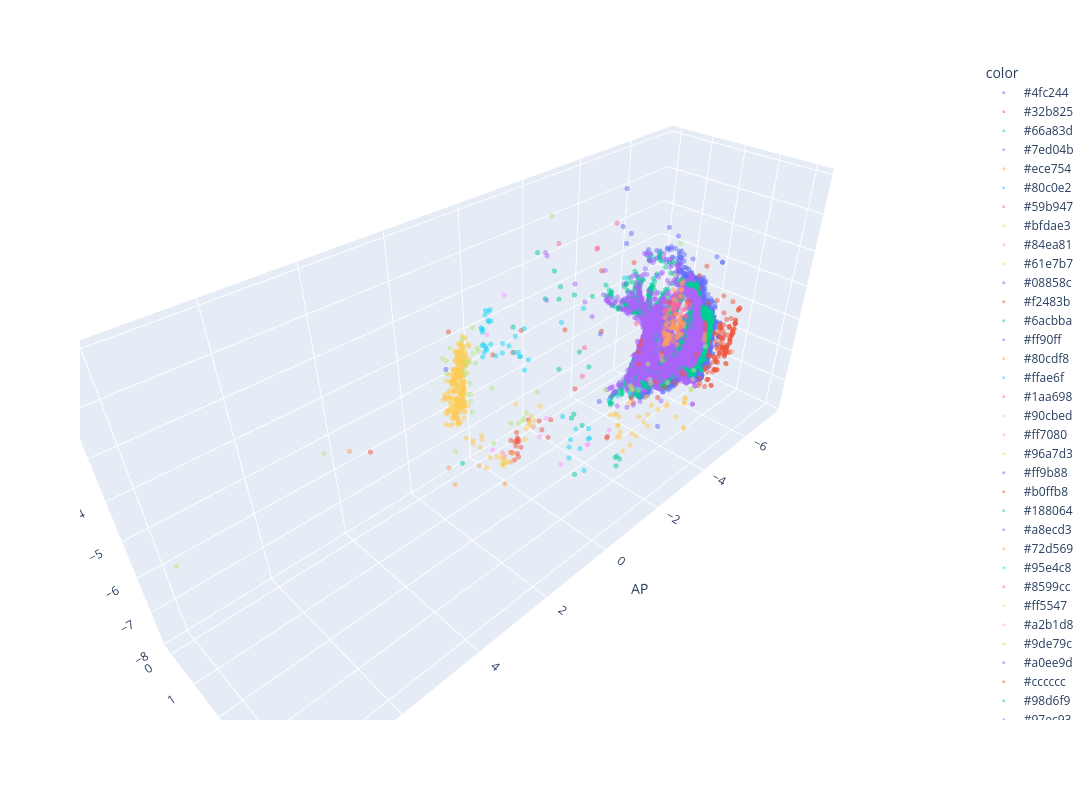

Notebook code for this chart:
### Code cell
import pandas as pd
import plotly.express as px
import numpy as np
import pdb
import seaborn as sns
from matplotlib import pyplot as plt
import os

print("Pandas version {}".format(pd.__version__))
print("Numpy version {}".format(np.__version__))
print("Seaborn version {}".format(sns.__version__))

colors = sns.color_palette('muted', 10)

PFC_color = "#FFDB6E"
NAc_color = "#BF43CC"
LH_color = "#87FFE1"

file_dir = '.'
os.chdir(file_dir)

df_trio = pd.read_csv("data/PFC_TRIO_cellcounts.csv")

fig = px.scatter_3d(df_trio, x="AP", y="ML", z="DV", color="color", opacity=0.5)

fig["layout"].update(width=1200, height=800, autosize=False)
fig.update_traces(marker_size=3)

fig.show()

### Figure 1 — Plotly figure (JSON) as saved in the notebook; plotly's stock layout.template omitted (floating-point values rounded to 4 significant figures; data arrays with more than 128 entries replaced by an {"elided": "..."} marker saying what was removed)
{"data": [{"hovertemplate": "color=#4fc244<br>AP=%{x}<br>ML=%{y}<br>DV=%{z}<extra></extra>", "legendgroup": "#4fc244", "marker": {"color": "#636efa", "opacity": 0.5, "size": 3, "symbol": "circle"}, "mode": "markers", "name": "#4fc244", "scene": "scene", "showlegend": true, "type": "scatter3d", "x": {"elided": "1927 float values"}, "y": {"elided": "1927 float values"}, "z": {"elided": "1927 float values"}}, {"hovertemplate": "color=#32b825<br>AP=%{x}<br>ML=%{y}<br>DV=%{z}<extra></extra>", "legendgroup": "#32b825", "marker": {"color": "#EF553B", "opacity": 0.5, "size": 3, "symbol": "circle"}, "mode": "markers", "name": "#32b825", "scene": "scene", "showlegend": true, "type": "scatter3d", "x": {"elided": "179 float values"}, "y": {"elided": "179 float values"}, "z": {"elided": "179 float values"}}, {"hovertemplate": "color=#66a83d<br>AP=%{x}<br>ML=%{y}<br>DV=%{z}<extra></extra>", "legendgroup": "#66a83d", "marker": {"color": "#00cc96", "opacity": 0.5, "size": 3, "symbol": "circle"}, "mode": "markers", "name": "#66a83d", "scene": "scene", "showlegend": true, "type": "scatter3d", "x": {"elided": "5044 float values"}, "y": {"elided": "5044 float values"}, "z": {"elided": "5044 float values"}}, {"hovertemplate": "color=#7ed04b<br>AP=%{x}<br>ML=%{y}<br>DV=%{z}<extra></extra>", "legendgroup": "#7ed04b", "marker": {"color": "#ab63fa", "opacity": 0.5, "size": 3, "symbol": "circle"}, "mode": "markers", "name": "#7ed04b", "scene": "scene", "showlegend": true, "type": "scatter3d", "x": {"elided": "2472 float values"}, "y": {"elided": "2472 float values"}, "z": {"elided": "2472 float values"}}, {"hovertemplate": "color=#ece754<br>AP=%{x}<br>ML=%{y}<br>DV=%{z}<extra></extra>", "legendgroup": "#ece754", "marker": {"color": "#FFA15A", "opacity": 0.5, "size": 3, "symbol": "circle"}, "mode": "markers", "name": "#ece754", "scene": "scene", "showlegend": true, "type": "scatter3d", "x": [-5.704], "y": [3.725], "z": [-5.413]}, {"hovertemplate": "color=#80c0e2<br>AP=%{x}<br>ML=%{y}<br>DV=%{z}<extra></extra>", "legendgroup": "#80c0e2", "marker": {"color": "#19d3f3", "opacity": 0.5, "size": 3, "symbol": "circle"}, "mode": "markers", "name": "#80c0e2", "scene": "scene", "showlegend": true, "type": "scatter3d", "x": [-1.798, -1.103, -1.216, -1.351, -2.41, -0.9126, -2.231, -1.806, -1.856, -1.395, -1.719], "y": [3.065, 2.805, 1.865, 2.005, 2.965, 2.725, 2.485, 2.245, 2.245, 2.005, 1.885], "z": [-5.196, -5.931, -6.134, -7.107, -5.47, -6.487, -5.831, -6.973, -6.965, -6.891, -6.796]}, {"hovertemplate": "color=#59b947<br>AP=%{x}<br>ML=%{y}<br>DV=%{z}<extra></extra>", "legendgroup": "#59b947", "marker": {"color": "#FF6692", "opacity": 0.5, "size": 3, "symbol": "circle"}, "mode": "markers", "name": "#59b947", "scene": "scene", "showlegend": true, "type": "scatter3d", "x": [-3.985, -4.281, -3.976, -4.011, -3.884, -3.982, -4.084, -3.876, -3.854, -3.901, -4.535, -4.592, -4.382, -4.46, -4.467, -4.666, -4.441, -4.491, -4.558, -4.423, -4.333, -4.473, -4.451, -4.632, -4.354, -4.379, -4.467, -4.464, -3.859, -3.935, -4.078, -4.08, -4.02, -4.012, -4.071, -3.861, -4.018, -3.966], "y": [3.065, 2.845, 3.205, 3.205, 3.205, 3.205, 3.085, 2.725, 2.725, 2.725, 2.605, 2.605, 2.605, 2.605, 2.605, 2.605, 2.605, 2.605, 2.605, 2.605, 2.605, 2.605, 2.605, 2.605, 2.605, 2.605, 2.605, 2.605, 3.205, 3.205, 3.205, 3.205, 3.085, 2.965, 2.965, 2.725, 3.085, 3.085], "z": [-3.408, -3.217, -4.167, -4.079, -3.97, -3.665, -3.77, -4.034, -3.851, -3.852, -4.28, -4.261, -4.287, -4.206, -4.094, -4.055, -4.081, -4.061, -4.012, -3.968, -3.981, -3.919, -3.903, -3.879, -3.907, -3.78, -3.73, -3.612, -4.374, -4.13, -3.905, -3.52, -3.866, -3.646, -3.423, -3.605, -4.351, -4.019]}, {"hovertemplate": "color=#bfdae3<br>AP=%{x}<br>ML=%{y}<br>DV=%{z}<extra></extra>", "legendgroup": "#bfdae3", "marker": {"color": "#B6E880", "opacity": 0.5, "size": 3, "symbol": "circle"}, "mode": "markers", "name": "#bfdae3", "scene": "scene", "showlegend": true, "type": "scatter3d", "x": [-3.684, -2.991, -2.991, -3.414, -2.859, -3.973, -2.515, -2.167, -1.583, 0.3084, 1.056, -3.792, -2.708, -2.552, 0.0153, -2.491], "y": [3.065, 4.285, 4.285, 4.045, 3.545, 3.925, 3.325, 3.205, 2.845, 0.085, 0.395, 3.805, 3.805, 3.445, 0.205, 3.445], "z": [-1.895, -4.99, -4.99, -5.018, -2.235, -4.399, -4.498, -5.092, -5.027, -5.599, -6.784, -5.048, -4.89, -5.009, -4.405, -4.867]}, {"hovertemplate": "color=#84ea81<br>AP=%{x}<br>ML=%{y}<br>DV=%{z}<extra></extra>", "legendgroup": "#84ea81", "marker": {"color": "#FF97FF", "opacity": 0.5, "size": 3, "symbol": "circle"}, "mode": "markers", "name": "#84ea81", "scene": "scene", "showlegend": true, "type": "scatter3d", "x": [-1.218, -1.186, -1.852], "y": [2.725, 2.725, 2.845], "z": [-6.53, -6.527, -6.377]}, {"hovertemplate": "color=#61e7b7<br>AP=%{x}<br>ML=%{y}<br>DV=%{z}<extra></extra>", "legendgroup": "#61e7b7", "marker": {"color": "#FECB52", "opacity": 0.5, "size": 3, "symbol": "circle"}, "mode": "markers", "name": "#61e7b7", "scene": "scene", "showlegend": true, "type": "scatter3d", "x": [-2.764, -2.472, -3.531, -3.588, -2.655, -2.561, -2.861, -2.52, -2.303, -2.782, -2.177, -2.73, -2.492, -2.555, -2.647, -3.121, -3.121, -3.091], "y": [2.445, 3.545, 3.325, 3.325, 2.965, 3.445, 3.325, 3.205, 3.205, 3.205, 3.085, 3.085, 2.725, 2.605, 2.605, 4.165, 4.165, 3.925], "z": [-6.653, -6.21, -6.266, -6.224, -6.857, -5.953, -5.885, -6.724, -6.905, -6.422, -7.091, -6.293, -7.018, -7.126, -7.007, -6.269, -6.269, -6.051]}, {"hovertemplate": "color=#08858c<br>AP=%{x}<br>ML=%{y}<br>DV=%{z}<extra></extra>", "legendgroup": "#08858c", "marker": {"color": "#636efa", "opacity": 0.5, "size": 3, "symbol": "circle"}, "mode": "markers", "name": "#08858c", "scene": "scene", "showlegend": true, "type": "scatter3d", "x": [-2.757, -2.641, -2.653, -2.63, -2.414, -3.868, -3.016, -2.97, -2.768, -3.716, -3.726, -3.726, -2.527, -3.001, -2.903, -3.028], "y": [2.105, 3.785, 3.785, 3.785, 2.605, 3.925, 3.565, 3.445, 3.325, 1.405, 4.165, 4.165, 3.805, 3.565, 3.565, 3.445], "z": [-1.497, -2.015, -1.984, -1.95, -1.396, -1.996, -1.997, -1.367, -1.142, -1.067, -1.997, -1.997, -1.452, -1.85, -1.718, -1.921]}, {"hovertemplate": "color=#f2483b<br>AP=%{x}<br>ML=%{y}<br>DV=%{z}<extra></extra>", "legendgroup": "#f2483b", "marker": {"color": "#EF553B", "opacity": 0.5, "size": 3, "symbol": "circle"}, "mode": "markers", "name": "#f2483b", "scene": "scene", "showlegend": true, "type": "scatter3d", "x": [-0.8332, -2.668, -1.155, -0.3776, -0.2374, -0.2156, -0.4232, -0.5702, -0.4431, -0.3798, -0.8345, -0.3917, -0.4782, -0.5574, -0.3242, -0.4166, -0.4607, -0.6017, -0.454, -0.8406, -1.747], "y": [1.745, 0.99, 1.525, 1.165, 1.165, 1.045, 1.045, 1.045, 1.045, 0.925, 1.525, 1.045, 1.045, 0.925, 0.925, 1.045, 0.925, 0.925, 1.045, 1.045, 0.565], "z": [-6.648, -6.457, -6.385, -6.85, -6.785, -6.794, -6.652, -7.221, -6.842, -7.366, -6.53, -7.078, -6.898, -7.492, -7.316, -6.91, -7.651, -7.629, -6.981, -6.484, -7.264]}, {"hovertemplate": "color=#6acbba<br>AP=%{x}<br>ML=%{y}<br>DV=%{z}<extra></extra>", "legendgroup": "#6acbba", "marker": {"color": "#00cc96", "opacity": 0.5, "size": 3, "symbol": "circle"}, "mode": "markers", "name": "#6acbba", "scene": "scene", "showlegend": true, "type": "scatter3d", "x": [1.967, -1.58, -1.457, -1.958, -1.883, -0.6254], "y": [1.745, 3.445, 3.445, 3.085, 3.085, 2.845], "z": [-5.804, -6.784, -6.926, -7.129, -7.129, -7.059]}, {"hovertemplate": "color=#ff90ff<br>AP=%{x}<br>ML=%{y}<br>DV=%{z}<extra></extra>", "legendgroup": "#ff90ff", "marker": {"color": "#ab63fa", "opacity": 0.5, "size": 3, "symbol": "circle"}, "mode": "markers", "name": "#ff90ff", "scene": "scene", "showlegend": true, "type": "scatter3d", "x": [-2.585, -2.684, -2.441, -3.821, -2.462, -2.502], "y": [1.505, 1.165, 0.035, 2.125, 0.085, 0.035], "z": [-3.993, -3.756, -2.725, -3.065, -4.041, -2.839]}, {"hovertemplate": "color=#80cdf8<br>AP=%{x}<br>ML=%{y}<br>DV=%{z}<extra></extra>", "legendgroup": "#80cdf8", "marker": {"color": "#FFA15A", "opacity": 0.5, "size": 3, "symbol": "circle"}, "mode": "markers", "name": "#80cdf8", "scene": "scene", "showlegend": true, "type": "scatter3d", "x": [0.2274, 0.6166, 0.1305, 1.664, 1.436, -0.2761, 1.179], "y": [1.27, 0.755, 1.405, 1.045, 0.565, 1.765, 0.275], "z": [-7.821, -7.295, -7.07, -7.083, -6.995, -5.995, -5.155]}, {"hovertemplate": "color=#ffae6f<br>AP=%{x}<br>ML=%{y}<br>DV=%{z}<extra></extra>", "legendgroup": "#ffae6f", "marker": {"color": "#19d3f3", "opacity": 0.5, "size": 3, "symbol": "circle"}, "mode": "markers", "name": "#ffae6f", "scene": "scene", "showlegend": true, "type": "scatter3d", "x": [-5.143], "y": [0.99], "z": [-7.613]}, {"hovertemplate": "color=#1aa698<br>AP=%{x}<br>ML=%{y}<br>DV=%{z}<extra></extra>", "legendgroup": "#1aa698", "marker": {"color": "#FF6692", "opacity": 0.5, "size": 3, "symbol": "circle"}, "mode": "markers", "name": "#1aa698", "scene": "scene", "showlegend": true, "type": "scatter3d", "x": [-2.125, -3.028, -3.061, -3.585], "y": [0.755, 1.165, 1.165, 1.285], "z": [-2.142, -2.45, -2.433, -1.916]}, {"hovertemplate": "color=#90cbed<br>AP=%{x}<br>ML=%{y}<br>DV=%{z}<extra></extra>", "legendgroup": "#90cbed", "marker": {"color": "#B6E880", "opacity": 0.5, "size": 3, "symbol": "circle"}, "mode": "markers", "name": "#90cbed", "scene": "scene", "showlegend": true, "type": "scatter3d", "x": [0.6278, 0.6052, 4.752, 0.9831, 0.2641, 0.2731, 0.4608, 1.078, 1.063, 0.6316, 0.5524, 0.9347, 0.5784], "y": [0.295, 0.295, 0.805, 0.035, 0.445, 0.325, 0.205, 0.275, 0.275, 0.275, 0.275, 0.275, 0.275], "z": [-4.393, -4.221, -4.439, -4.246, -4.109, -3.6, -3.852, -4.503, -4.174, -4.137, -4.041, -3.878, -3.84]}, {"hovertemplate": "color=#ff7080<br>AP=%{x}<br>ML=%{y}<br>DV=%{z}<extra></extra>", "legendgroup": "#ff7080", "marker": {"color": "#FF97FF", "opacity": 0.5, "size": 3, "symbol": "circle"}, "mode": "markers", "name": "#ff7080", "scene": "scene", "showlegend": true, "type": "scatter3d", "x": [-0.7806, -0.2779], "y": [0.295, 0.205], "z": [-3.164, -4.076]}, {"hovertemplate": "color=#96a7d3<br>AP=%{x}<br>ML=%{y}<br>DV=%{z}<extra></extra>", "legendgroup": "#96a7d3", "marker": {"color": "#FECB52", "opacity": 0.5, "size": 3, "symbol": "circle"}, "mode": "markers", "name": "#96a7d3", "scene": "scene", "showlegend": true, "type": "scatter3d", "x": {"elided": "239 float values"}, "y": {"elided": "239 float values"}, "z": {"elided": "239 float values"}}, {"hovertemplate": "color=#ff9b88<br>AP=%{x}<br>ML=%{y}<br>DV=%{z}<extra></extra>", "legendgroup": "#ff9b88", "marker": {"color": "#636efa", "opacity": 0.5, "size": 3, "symbol": "circle"}, "mode": "markers", "name": "#ff9b88", "scene": "scene", "showlegend": true, "type": "scatter3d", "x": [-4.508], "y": [0.263], "z": [-5.84]}, {"hovertemplate": "color=#b0ffb8<br>AP=%{x}<br>ML=%{y}<br>DV=%{z}<extra></extra>", "legendgroup": "#b0ffb8", "marker": {"color": "#EF553B", "opacity": 0.5, "size": 3, "symbol": "circle"}, "mode": "markers", "name": "#b0ffb8", "scene": "scene", "showlegend": true, "type": "scatter3d", "x": [-3.137, -2.968, -1.976, -3.964, -2.983, -2.275, -2.102, -2.125, -2.989, -3.251, -4.024, -2.576, -3.651], "y": [3.785, 3.425, 3.445, 2.725, 3.565, 3.205, 2.605, 2.605, 4.045, 3.805, 3.685, 3.565, 2.965], "z": [-5.134, -2.989, -4.205, -5.124, -5.27, -5.571, -6.899, -6.86, -4.674, -4.846, -4.758, -4.936, -6.238]}, {"hovertemplate": "color=#188064<br>AP=%{x}<br>ML=%{y}<br>DV=%{z}<extra></extra>", "legendgroup": "#188064", "marker": {"color": "#00cc96", "opacity": 0.5, "size": 3, "symbol": "circle"}, "mode": "markers", "name": "#188064", "scene": "scene", "showlegend": true, "type": "scatter3d", "x": [0.7101, 0.6635, 1.423, -0.7319, -1.934], "y": [3.425, 2.965, 2.845, 1.405, 4.045], "z": [-3.076, -1.672, -2.039, -1.688, -1.659]}, {"hovertemplate": "color=#a8ecd3<br>AP=%{x}<br>ML=%{y}<br>DV=%{z}<extra></extra>", "legendgroup": "#a8ecd3", "marker": {"color": "#ab63fa", "opacity": 0.5, "size": 3, "symbol": "circle"}, "mode": "markers", "name": "#a8ecd3", "scene": "scene", "showlegend": true, "type": "scatter3d", "x": [-3.092, -3.372, -3.372], "y": [3.445, 4.165, 4.165], "z": [-5.81, -5.678, -5.678]}, {"hovertemplate": "color=#72d569<br>AP=%{x}<br>ML=%{y}<br>DV=%{z}<extra></extra>", "legendgroup": "#72d569", "marker": {"color": "#FFA15A", "opacity": 0.5, "size": 3, "symbol": "circle"}, "mode": "markers", "name": "#72d569", "scene": "scene", "showlegend": true, "type": "scatter3d", "x": [-4.33, -4.305, -4.305, -4.28, -4.302, -4.32, -4.183, -4.345, -4.398, -4.406, -4.12, -4.124, -4.4, -4.292, -4.208, -4.433, -4.084, -4.051, -3.957, -4.176, -4.137, -4.126, -4.049, -4.213, -4.083, -4.094, -4.069, -4.113, -4.194, -4.121, -4.157, -4.112, -3.982, -4.042, -4.292, -3.965, -4.197, -3.913, -4.324, -4.213, -4.055, -4.022, -4.08, -4.19, -4.132, -4.163, -4.172, -4.218, -4.151, -4.404, -4.17, -4.134, -4.012, -4.249, -3.997, -4.001, -3.95, -4.242, -4.354, -4.169, -4.221, -4.301, -4.383, -4.222, -4.17, -4.22], "y": [2.845, 2.845, 2.845, 2.845, 2.845, 2.845, 2.965, 2.965, 2.965, 2.965, 2.965, 2.965, 2.845, 2.845, 2.845, 2.845, 2.845, 2.725, 2.725, 2.725, 2.725, 2.725, 2.725, 2.725, 2.725, 2.725, 2.725, 2.725, 2.725, 2.725, 2.725, 2.725, 2.725, 2.725, 2.725, 2.725, 2.725, 2.725, 2.725, 2.725, 2.725, 2.725, 2.725, 2.725, 2.725, 2.965, 2.965, 2.965, 2.845, 2.845, 2.845, 2.845, 2.725, 2.725, 2.725, 2.725, 2.725, 2.965, 2.965, 2.965, 2.965, 2.965, 2.965, 2.845, 2.845, 2.845], "z": [-3.567, -3.404, -3.379, -3.376, -3.222, -3.166, -4.655, -4.61, -4.398, -4.333, -4.379, -4.308, -4.766, -4.457, -4.42, -4.377, -4.372, -5.39, -5.199, -4.917, -4.909, -4.891, -4.873, -4.819, -4.811, -4.809, -4.796, -4.777, -4.771, -4.666, -4.646, -4.631, -4.636, -4.572, -4.481, -4.547, -4.492, -4.445, -4.319, -4.327, -4.269, -4.006, -3.902, -3.654, -3.377, -4.324, -4.165, -4.071, -4.632, -4.263, -4.336, -4.275, -4.905, -4.768, -4.365, -4.287, -4.085, -4.885, -4.635, -4.499, -4.402, -4.254, -3.806, -4.83, -4.409, -4.052]}, {"hovertemplate": "color=#95e4c8<br>AP=%{x}<br>ML=%{y}<br>DV=%{z}<extra></extra>", "legendgroup": "#95e4c8", "marker": {"color": "#19d3f3", "opacity": 0.5, "size": 3, "symbol": "circle"}, "mode": "markers", "name": "#95e4c8", "scene": "scene", "showlegend": true, "type": "scatter3d", "x": [-1.269, -0.9418], "y": [2.605, 2.365], "z": [-7.476, -7.014]}, {"hovertemplate": "color=#8599cc<br>AP=%{x}<br>ML=%{y}<br>DV=%{z}<extra></extra>", "legendgroup": "#8599cc", "marker": {"color": "#FF6692", "opacity": 0.5, "size": 3, "symbol": "circle"}, "mode": "markers", "name": "#8599cc", "scene": "scene", "showlegend": true, "type": "scatter3d", "x": [-1.152], "y": [2.485], "z": [-4.595]}, {"hovertemplate": "color=#ff5547<br>AP=%{x}<br>ML=%{y}<br>DV=%{z}<extra></extra>", "legendgroup": "#ff5547", "marker": {"color": "#B6E880", "opacity": 0.5, "size": 3, "symbol": "circle"}, "mode": "markers", "name": "#ff5547", "scene": "scene", "showlegend": true, "type": "scatter3d", "x": [0.2551, 0.3137, 0.2249, -1.841, 0.5128, 0.5378, -0.06393, 0.3408, 0.3408, 0.4433, 0.3951, 0.1955], "y": [0.155, 0.205, 0.085, 0.395, 0.275, 0.275, 0.565, 0.205, 0.205, 0.205, 0.205, 0.205], "z": [-6.129, -4.582, -5.631, -6.45, -4.831, -4.718, -7.069, -5.726, -5.182, -4.649, -4.522, -4.391]}, {"hovertemplate": "color=#a2b1d8<br>AP=%{x}<br>ML=%{y}<br>DV=%{z}<extra></extra>", "legendgroup": "#a2b1d8", "marker": {"color": "#FF97FF", "opacity": 0.5, "size": 3, "symbol": "circle"}, "mode": "markers", "name": "#a2b1d8", "scene": "scene", "showlegend": true, "type": "scatter3d", "x": [0.03918, -0.5115, -0.8692, 0.1083, -0.4999], "y": [0.635, 2.485, 1.645, 1.165, 1.765], "z": [-7.192, -6.89, -6.125, -7.034, -6.434]}, {"hovertemplate": "color=#9de79c<br>AP=%{x}<br>ML=%{y}<br>DV=%{z}<extra></extra>", "legendgroup": "#9de79c", "marker": {"color": "#FECB52", "opacity": 0.5, "size": 3, "symbol": "circle"}, "mode": "markers", "name": "#9de79c", "scene": "scene", "showlegend": true, "type": "scatter3d", "x": [-2.99, -2.99, -1.538, -2.99, -2.99, -2.623, -2.25, -1.914, -1.718, -1.728, -2.409, -2.317, -1.756, -2.045, -2.255], "y": [4.165, 4.165, 3.085, 4.165, 4.165, 3.685, 3.565, 3.325, 3.205, 3.205, 3.205, 3.085, 3.085, 2.845, 3.085], "z": [-5.444, -5.444, -5.606, -5.304, -5.304, -5.701, -5.192, -5.332, -5.968, -5.948, -5.255, -5.268, -5.678, -5.999, -5.12]}, {"hovertemplate": "color=#a0ee9d<br>AP=%{x}<br>ML=%{y}<br>DV=%{z}<extra></extra>", "legendgroup": "#a0ee9d", "marker": {"color": "#636efa", "opacity": 0.5, "size": 3, "symbol": "circle"}, "mode": "markers", "name": "#a0ee9d", "scene": "scene", "showlegend": true, "type": "scatter3d", "x": [-2.333, -2.457], "y": [3.925, 2.005], "z": [-5.923, -6.239]}, {"hovertemplate": "color=#cccccc<br>AP=%{x}<br>ML=%{y}<br>DV=%{z}<extra></extra>", "legendgroup": "#cccccc", "marker": {"color": "#EF553B", "opacity": 0.5, "size": 3, "symbol": "circle"}, "mode": "markers", "name": "#cccccc", "scene": "scene", "showlegend": true, "type": "scatter3d", "x": [-2.608, -2.651, -2.677, -2.284, -6.732, -6.701, -6.676, -2.837, -0.6604, -1.757, -0.9482, -0.2274, 3.258, 0.796], "y": [2.965, 2.965, 2.965, 2.845, 2.245, 2.245, 2.245, 2.725, 0.685, 2.485, 0.685, 0.445, 0.085, 0.085], "z": [-4.373, -4.204, -4.085, -1.966, -5.839, -5.682, -5.557, -5.967, -4.536, -3.638, -4.042, -4.517, -5.699, -3.59]}, {"hovertemplate": "color=#98d6f9<br>AP=%{x}<br>ML=%{y}<br>DV=%{z}<extra></extra>", "legendgroup": "#98d6f9", "marker": {"color": "#00cc96", "opacity": 0.5, "size": 3, "symbol": "circle"}, "mode": "markers", "name": "#98d6f9", "scene": "scene", "showlegend": true, "type": "scatter3d", "x": [-0.2766, -0.786, -0.4391, -0.06745], "y": [2.965, 2.965, 2.965, 3.205], "z": [-5.085, -3.935, -3.392, -4.738]}, {"hovertemplate": "color=#97ec93<br>AP=%{x}<br>ML=%{y}<br>DV=%{z}<extra></extra>", "legendgroup": "#97ec93", "marker": {"color": "#ab63fa", "opacity": 0.5, "size": 3, "symbol": "circle"}, "mode": "markers", "name": "#97ec93", "scene": "scene", "showlegend": true, "type": "scatter3d", "x": [-3.575, -2.756, -2.68, -3.111], "y": [2.485, 2.365, 2.725, 2.605], "z": [-6.572, -6.35, -6.167, -6.38]}, {"hovertemplate": "color=#ffa5d2<br>AP=%{x}<br>ML=%{y}<br>DV=%{z}<extra></extra>", "legendgroup": "#ffa5d2", "marker": {"color": "#FFA15A", "opacity": 0.5, "size": 3, "symbol": "circle"}, "mode": "markers", "name": "#ffa5d2", "scene": "scene", "showlegend": true, "type": "scatter3d", "x": [-6.807, -6.782, -6.757], "y": [2.245, 2.245, 2.245], "z": [-6.214, -6.095, -5.97]}, {"hovertemplate": "color=#ff909f<br>AP=%{x}<br>ML=%{y}<br>DV=%{z}<extra></extra>", "legendgroup": "#ff909f", "marker": {"color": "#19d3f3", "opacity": 0.5, "size": 3, "symbol": "circle"}, "mode": "markers", "name": "#ff909f", "scene": "scene", "showlegend": true, "type": "scatter3d", "x": [-2.218, -0.8463, -0.4408, -1.22, -1.159, -0.2763, -0.2598, -0.4969, -0.2458, -0.4636, -1.984, -0.9581, -0.6482, -0.9395, -0.8083, -1.05, -0.4331, -0.3994, -1.304, -0.4493, -0.433, -0.2642, -0.3205, -0.258, -0.2955, -0.2734, -0.5419, -0.2249, -0.2446, -0.3592, -0.4951, -0.3124, -0.2625], "y": [1.525, 0.685, 0.565, 0.205, 0.035, 0.035, 0.035, 0.035, 0.035, 0.155, 1.045, 0.925, 0.925, 0.805, 0.805, 0.685, 0.325, 0.205, 0.085, 0.085, 0.085, 0.035, 0.035, 0.035, 0.035, 0.155, 0.445, 0.205, 0.205, 0.085, 0.085, 0.085, 0.085], "z": [-3.608, -4.615, -4.241, -4.529, -4.857, -4.077, -3.991, -3.607, -3.941, -3.796, -4.096, -4.772, -4.538, -5.124, -4.662, -4.032, -4.691, -3.442, -5.096, -3.84, -3.793, -4.774, -4.674, -4.446, -4.424, -4.483, -4.601, -3.51, -3.399, -4.596, -4.494, -4.469, -3.973]}, {"hovertemplate": "color=#ff8084<br>AP=%{x}<br>ML=%{y}<br>DV=%{z}<extra></extra>", "legendgroup": "#ff8084", "marker": {"color": "#FF6692", "opacity": 0.5, "size": 3, "symbol": "circle"}, "mode": "markers", "name": "#ff8084", "scene": "scene", "showlegend": true, "type": "scatter3d", "x": [-2.765, -2.748], "y": [1.165, 2.725], "z": [-5.119, -3.742]}, {"hovertemplate": "color=#b3c0df<br>AP=%{x}<br>ML=%{y}<br>DV=%{z}<extra></extra>", "legendgroup": "#b3c0df", "marker": {"color": "#B6E880", "opacity": 0.5, "size": 3, "symbol": "circle"}, "mode": "markers", "name": "#b3c0df", "scene": "scene", "showlegend": true, "type": "scatter3d", "x": [-0.7714, 8.021, -0.1678, -0.5542, -0.223, -0.4788, -0.513, 0.1283], "y": [1.045, 0.805, 0.445, 1.165, 1.045, 1.045, 1.165, 0.205], "z": [-6.227, -5.166, -5.466, -6.222, -6.253, -6.397, -6.27, -4.701]}, {"hovertemplate": "color=#ff4c3e<br>AP=%{x}<br>ML=%{y}<br>DV=%{z}<extra></extra>", "legendgroup": "#ff4c3e", "marker": {"color": "#FF97FF", "opacity": 0.5, "size": 3, "symbol": "circle"}, "mode": "markers", "name": "#ff4c3e", "scene": "scene", "showlegend": true, "type": "scatter3d", "x": [-0.2506], "y": [0.685], "z": [-7.425]}, {"hovertemplate": "color=#e64438<br>AP=%{x}<br>ML=%{y}<br>DV=%{z}<extra></extra>", "legendgroup": "#e64438", "marker": {"color": "#FECB52", "opacity": 0.5, "size": 3, "symbol": "circle"}, "mode": "markers", "name": "#e64438", "scene": "scene", "showlegend": true, "type": "scatter3d", "x": [-1.894, -0.5268, -0.6225, -0.7893, -0.6349, -0.7018, -0.2666, -0.3621, -1.219], "y": [0.445, 1.285, 1.285, 1.285, 1.285, 1.285, 0.685, 1.405, 0.205], "z": [-6.911, -6.457, -6.372, -6.351, -6.334, -6.17, -7.498, -6.642, -6.61]}, {"hovertemplate": "color=#248a5e<br>AP=%{x}<br>ML=%{y}<br>DV=%{z}<extra></extra>", "legendgroup": "#248a5e", "marker": {"color": "#636efa", "opacity": 0.5, "size": 3, "symbol": "circle"}, "mode": "markers", "name": "#248a5e", "scene": "scene", "showlegend": true, "type": "scatter3d", "x": [1.23], "y": [0.445], "z": [-4.243]}, {"hovertemplate": "color=#ffa6ff<br>AP=%{x}<br>ML=%{y}<br>DV=%{z}<extra></extra>", "legendgroup": "#ffa6ff", "marker": {"color": "#EF553B", "opacity": 0.5, "size": 3, "symbol": "circle"}, "mode": "markers", "name": "#ffa6ff", "scene": "scene", "showlegend": true, "type": "scatter3d", "x": [-3.199, -4.312], "y": [0.085, 0.325], "z": [-5.229, -3.782]}, {"hovertemplate": "color=#219866<br>AP=%{x}<br>ML=%{y}<br>DV=%{z}<extra></extra>", "legendgroup": "#219866", "marker": {"color": "#00cc96", "opacity": 0.5, "size": 3, "symbol": "circle"}, "mode": "markers", "name": "#219866", "scene": "scene", "showlegend": true, "type": "scatter3d", "x": [0.2072], "y": [3.685], "z": [-4.635]}, {"hovertemplate": "color=#ffba86<br>AP=%{x}<br>ML=%{y}<br>DV=%{z}<extra></extra>", "legendgroup": "#ffba86", "marker": {"color": "#ab63fa", "opacity": 0.5, "size": 3, "symbol": "circle"}, "mode": "markers", "name": "#ffba86", "scene": "scene", "showlegend": true, "type": "scatter3d", "x": [-4.454], "y": [0.325], "z": [-3.824]}, {"hovertemplate": "color=#9ad2bd<br>AP=%{x}<br>ML=%{y}<br>DV=%{z}<extra></extra>", "legendgroup": "#9ad2bd", "marker": {"color": "#FFA15A", "opacity": 0.5, "size": 3, "symbol": "circle"}, "mode": "markers", "name": "#9ad2bd", "scene": "scene", "showlegend": true, "type": "scatter3d", "x": [3.838], "y": [0.205], "z": [-5.264]}, {"hovertemplate": "color=#aaaaaa<br>AP=%{x}<br>ML=%{y}<br>DV=%{z}<extra></extra>", "legendgroup": "#aaaaaa", "marker": {"color": "#19d3f3", "opacity": 0.5, "size": 3, "symbol": "circle"}, "mode": "markers", "name": "#aaaaaa", "scene": "scene", "showlegend": true, "type": "scatter3d", "x": [-5.568, -2.754], "y": [0.155, 2.965], "z": [-4.516, -5.514]}, {"hovertemplate": "color=#ffb3d9<br>AP=%{x}<br>ML=%{y}<br>DV=%{z}<extra></extra>", "legendgroup": "#ffb3d9", "marker": {"color": "#FF6692", "opacity": 0.5, "size": 3, "symbol": "circle"}, "mode": "markers", "name": "#ffb3d9", "scene": "scene", "showlegend": true, "type": "scatter3d", "x": [-7.293], "y": [1.285], "z": [-5.625]}, {"hovertemplate": "color=#ff7aff<br>AP=%{x}<br>ML=%{y}<br>DV=%{z}<extra></extra>", "legendgroup": "#ff7aff", "marker": {"color": "#B6E880", "opacity": 0.5, "size": 3, "symbol": "circle"}, "mode": "markers", "name": "#ff7aff", "scene": "scene", "showlegend": true, "type": "scatter3d", "x": [-2.639], "y": [0.035], "z": [-1.827]}], "layout": {"autosize": false, "height": 800, "legend": {"title": {"text": "color"}, "tracegroupgap": 0}, "margin": {"t": 60}, "scene": {"domain": {"x": [0, 1], "y": [0, 1]}, "xaxis": {"title": {"text": "AP"}}, "yaxis": {"title": {"text": "ML"}}, "zaxis": {"title": {"text": "DV"}}}, "width": 1200}}
